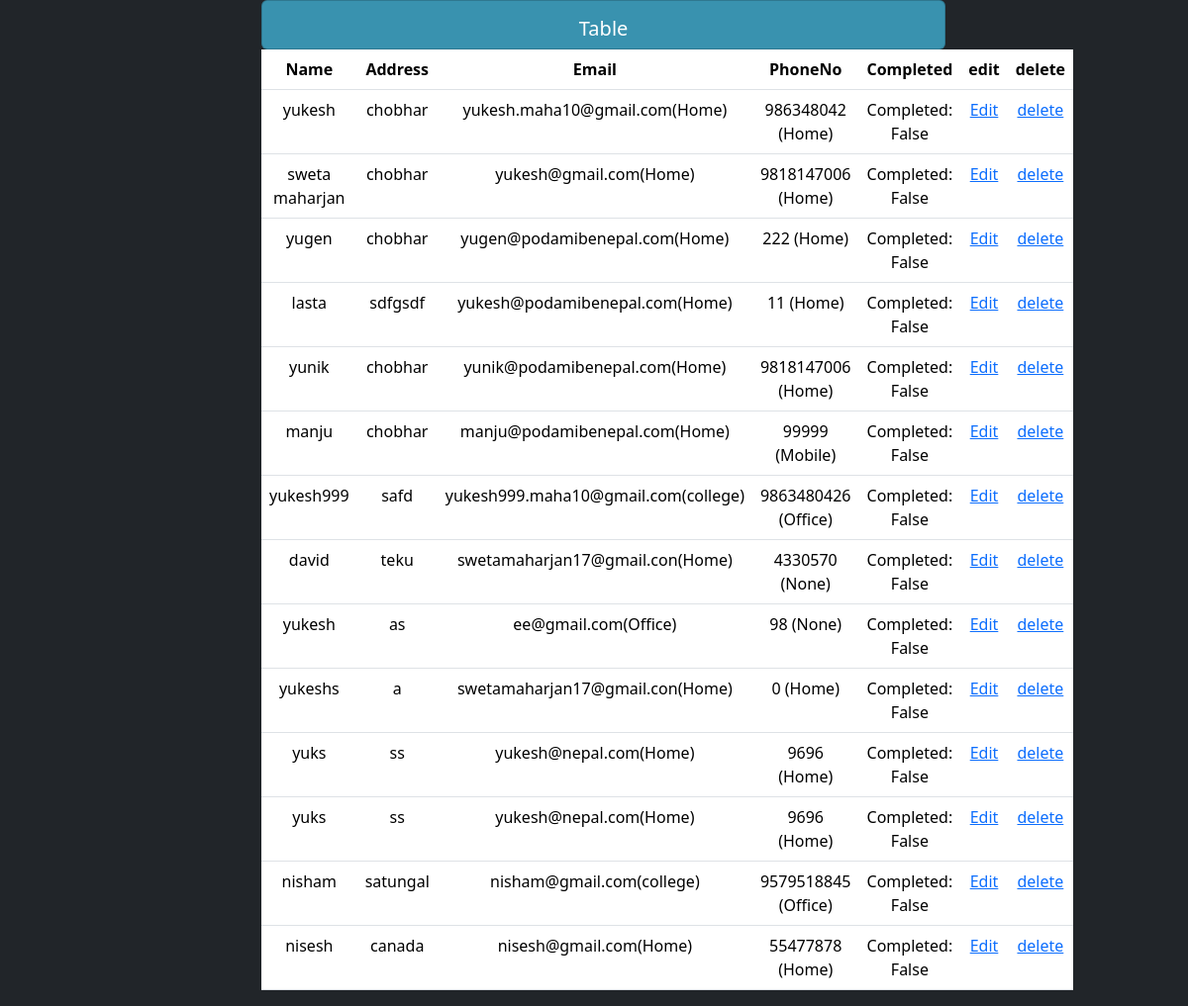
The page /table (signed in) on the database its author committed.
### tasks/models.py (models this page shows, shortened)
class Persondetail(models.Model):
    Name = models.CharField(max_length=200,null=True)
    Address=models.CharField(max_length=200,null=True)
    complete=models.BooleanField(default=False,)
    created = models.DateTimeField(auto_now_add=True)
    phoneno=models.ForeignKey(PhoneNO,null=True,on_delete=models.SET_NULL)
    email=models.ForeignKey(Email,null=True,on_delete=models.SET_NULL)

class Email(models.Model):
    email = models.CharField(max_length=200,null=True)
    STATUS=(
        ('Home','Home'),
        ('college','college'),
        ('Office','Office'),
    )
    emailtype = models.CharField(max_length=200,null=True,choices=STATUS)

class PhoneNO(models.Model):
    STATUS=(
        ('Home','Home'),
        ('Mobile','Mobile'),
        ('Office','Office'),
    )
    Number=models.IntegerField(null=True)
    Phonetype=models.CharField(max_length=200,null=True,choices=STATUS)

### tasks/views.py (the view)
# urls.py: path('table', views.table,name="table"),
@login_required(login_url='login')
def table(request):
    person=Persondetail.objects.all
    return render(request,"accounts/table.html",{'person':person})

### tasks/templates/accounts/table.html (shortened to what this page needs)
{% extends 'accounts/main.html' %}
{% block content %}
<div class="container" >
    <div class="row tablemove">
       <div class="col-md">
            <div class="card card-body custom-table2 ">
                <h5>Table</h5>
            </div>
            <div class="table-wrapper">
                <table class="table ">
                    <tr>
                        <th>Name</th>
                        <th>Address</th>
                        <th>Email</th>
                        <th>PhoneNo</th>
                        <th>Completed</th>
                        {%if request.user.is_staff%}
                        <th>edit</th>
                        <th>delete</th>
                        {%endif%}
                    </tr>
                    {% for persondetail in person %}
                        <tr>
                            <td>{{ persondetail.Name }}</td>
                            <td>{{ persondetail.Address }}</td>
                            <td>{{ persondetail.email.email }}({{ persondetail.email.get_emailtype_display }})</td>
                            <td>{{ persondetail.phoneno.Number }} ({{ persondetail.phoneno.get_Phonetype_display }})</td>
                            <td>Completed: {{ persondetail.complete }}</td>
                            {%if request.user.is_staff%}
                            <td><a href="{%url 'edit' persondetail.id %}">Edit</a></td>
                            <td><a href="{%url 'delete_item' persondetail.id%}">delete</a></td>
                            {%endif%}
                        </tr>
                    {% endfor %}
                </table>
            </div>
        </div>
    </div>
</div>
{%endblock%}

### static/css/styles.css (style rules this page uses)
.custom-table2 { background-color: rgb(57, 146, 175); width: 120%; height: 50px; / }
.table-wrapper { width: 120%; overflow-x: 0 auto; display:block; }
.container { display: flex; justify-content: center; align-items: center; }

### tasks/templates/accounts/table.html (style rules this page uses)
.custom-table2 { background-color: rgb(57, 146, 175); width: 120%; height: 50px; / }
.container { display: block; justify-content: center; align-items: center; width: 50%; margin-left: 21%; }

### rows shown on the page
Persondetail: Name "yukesh", Address "chobhar", email.email "yukesh.maha10@gmail.com", email.emailtype "Home", phoneno.Number "986348042", phoneno.Phonetype "Home", complete "False"
Persondetail: Name "sweta maharjan", Address "chobhar", email.email "yukesh@gmail.com", email.emailtype "Home", phoneno.Number "9818147006", phoneno.Phonetype "Home", complete "False"
Persondetail: Name "yugen", Address "chobhar", email.email "yugen@podamibenepal.com", email.emailtype "Home", phoneno.Number "222", phoneno.Phonetype "Home", complete "False"
Persondetail: Name "lasta", Address "sdfgsdf", email.email "yukesh@podamibenepal.com", email.emailtype "Home", phoneno.Number "11", phoneno.Phonetype "Home", complete "False"
Persondetail: Name "yunik", Address "chobhar", email.email "yunik@podamibenepal.com", email.emailtype "Home", phoneno.Number "9818147006", phoneno.Phonetype "Home", complete "False"
Persondetail: Name "manju", Address "chobhar", email.email "manju@podamibenepal.com", email.emailtype "Home", phoneno.Number "99999", phoneno.Phonetype "Mobile", complete "False"
Persondetail: Name "yukesh999", Address "safd", email.email "yukesh999.maha10@gmail.com", email.emailtype "college", phoneno.Number "9863480426", phoneno.Phonetype "Office", complete "False"
Persondetail: Name "david", Address "teku", email.email "swetamaharjan17@gmail.con", email.emailtype "Home", phoneno.Number "4330570", phoneno.Phonetype "None", complete "False"
Persondetail: Name "yukesh", Address "as", email.email "ee@gmail.com", email.emailtype "Office", phoneno.Number "98", phoneno.Phonetype "None", complete "False"
Persondetail: Name "yukeshs", Address "a", email.email "swetamaharjan17@gmail.con", email.emailtype "Home", phoneno.Number "0", phoneno.Phonetype "Home", complete "False"
Persondetail: Name "yuks", Address "ss", email.email "yukesh@nepal.com", email.emailtype "Home", phoneno.Number "9696", phoneno.Phonetype "Home", complete "False"
Persondetail: Name "yuks", Address "ss", email.email "yukesh@nepal.com", email.emailtype "Home", phoneno.Number "9696", phoneno.Phonetype "Home", complete "False"
Persondetail: Name "nisham", Address "satungal", email.email "nisham@gmail.com", email.emailtype "college", phoneno.Number "9579518845", phoneno.Phonetype "Office", complete "False"
Persondetail: Name "nisesh", Address "canada", email.email "nisesh@gmail.com", email.emailtype "Home", phoneno.Number "55477878", phoneno.Phonetype "Home", complete "False"
